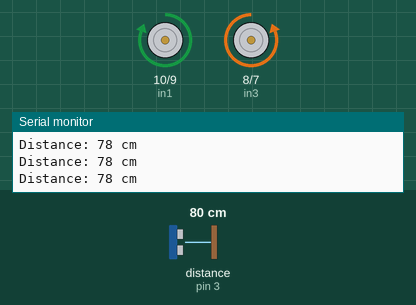
This sketch was run on a simulated Arduino Uno, built with avr-gcc and run on an emulated ATmega328P. Parts: motor-driver pin pairs drawn as motors (green arrow = first pin HIGH = forward, orange = second pin HIGH = backward, longer = more drive, scaled by the enable pin), the last lines printed to the serial monitor. Wiring (inferred from the names in the program): ultrasonic range finder: trigger pin 2; echo pin 3. The inputs (shaded band) are chosen by the test bench; at power-on: distance to the obstacle (sensor on pin 3) 80 cm. The echo pulse lasts 58.3 µs per cm.

Above: at 1.2 s.
1.3 s: distance to the obstacle (sensor on pin 3) set to 54 cm
2.8 s: distance to the obstacle (sensor on pin 3) set to 45 cm
At 4.0 s:
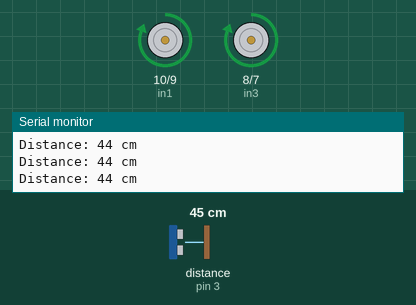
4.3 s: distance to the obstacle (sensor on pin 3) set to 60 cm
At 5.3 s:
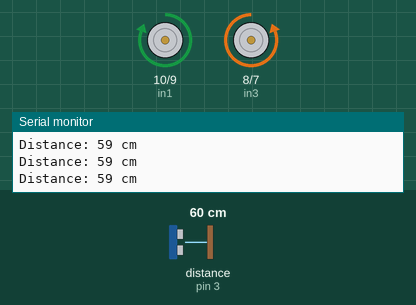
7.3 s: distance to the obstacle (sensor on pin 3) set to 2 cm
At 8.3 s:
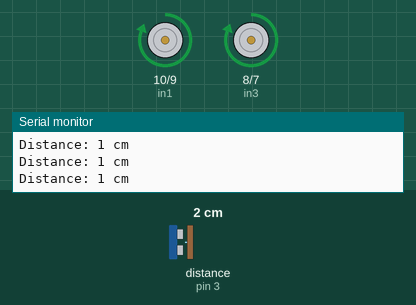
Timing chart, 0 to 9.8 s (numbered marks = the images above; inputs shaded):
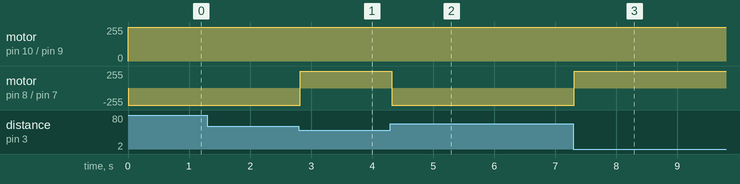

The sketch:

sumorobot.ino
```cpp
// Motor pins
const int ena = 11;         // Left motor PWM (ENA)
const int in1 = 10;         // Left motor IN1
const int in2 = 9;          // Left motor IN2
const int enb = 6;          // Right motor PWM (ENB)
const int in3 = 8;          // Right motor IN3
const int in4 = 7;          // Right motor IN4

// Ultrasonic distance sensor pins
const int trigPin = 2;      // Ultrasonic sensor Trig pin
const int echoPin = 3;      // Ultrasonic sensor Echo pin

void setup() {
  // Set motor pins as outputs
  pinMode(ena, OUTPUT);
  pinMode(in1, OUTPUT);
  pinMode(in2, OUTPUT);
  pinMode(enb, OUTPUT);
  pinMode(in3, OUTPUT);
  pinMode(in4, OUTPUT);

  // Set ultrasonic sensor pins
  pinMode(trigPin, OUTPUT);
  pinMode(echoPin, INPUT);

  // Start serial communication
  Serial.begin(9600);
}

void loop() {
  // Get distance from ultrasonic sensor
  long distance = measureDistance();

  // Print the distance to the serial monitor
  Serial.print("Distance: ");
  Serial.print(distance);
  Serial.println(" cm");

  // If distance is less than 50 cm, move forward
  if (distance < 50) {
    moveBothMotorsForward(); // Move forward if distance is sufficient
  }
  else {
    turnRight(); // Otherwise, turn right
  }

  delay(10); // Short delay to slow down the loop
}

// Distance measurement function
long measureDistance() {
  // Send a 10 microsecond HIGH signal to the Trig pin
  digitalWrite(trigPin, LOW);
  delayMicroseconds(2);
  digitalWrite(trigPin, HIGH);
  delayMicroseconds(10);
  digitalWrite(trigPin, LOW);

  // Read the duration from the Echo pin
  long duration = pulseIn(echoPin, HIGH);

  // Calculate the distance (in cm)
  long distance = duration * 0.034 / 2;

  return distance;
}

// Move the left motor forward
void moveLeftMotorForward() {
  digitalWrite(in1, HIGH);
  digitalWrite(in2, LOW);
  analogWrite(ena, 255); // Set speed to maximum
}

// Move the right motor forward
void moveRightMotorForward() {
  digitalWrite(in3, HIGH);
  digitalWrite(in4, LOW);
  analogWrite(enb, 255); // Set speed to maximum
}

// Move both motors forward
void moveBothMotorsForward() {
  moveLeftMotorForward();
  moveRightMotorForward();
}

// Move the left motor backward
void moveLeftMotorBackward() {
  digitalWrite(in1, LOW);
  digitalWrite(in2, HIGH);
  analogWrite(ena, 255); // Set speed to maximum
}

// Move the right motor backward
void moveRightMotorBackward() {
  digitalWrite(in3, LOW);
  digitalWrite(in4, HIGH);
  analogWrite(enb, 255); // Set speed to maximum
}

// Move both motors backward
void moveBothMotorsBackward() {
  moveLeftMotorBackward();
  moveRightMotorBackward();
}

// Turn right: left motor forward, right motor backward
void turnRight() {
  moveLeftMotorForward();
  moveRightMotorBackward();
}

// Turn left: right motor forward, left motor backward
void turnLeft() {
  moveRightMotorForward();
  moveLeftMotorBackward();
}
```

Measured:
- the behaviour switches between 51 and 50 cm on distance to the obstacle (sensor on pin 3) (found by bisection; images 0 and 1)
- after the input at 2.8 s, motor on pin 8 (in3) / pin 7 (in4): backward 255/255 → forward 255/255 at once
- after the input at 4.3 s, motor on pin 8 (in3) / pin 7 (in4): forward 255/255 → backward 255/255 at once
- after the input at 7.3 s, motor on pin 8 (in3) / pin 7 (in4): backward 255/255 → forward 255/255 at once
